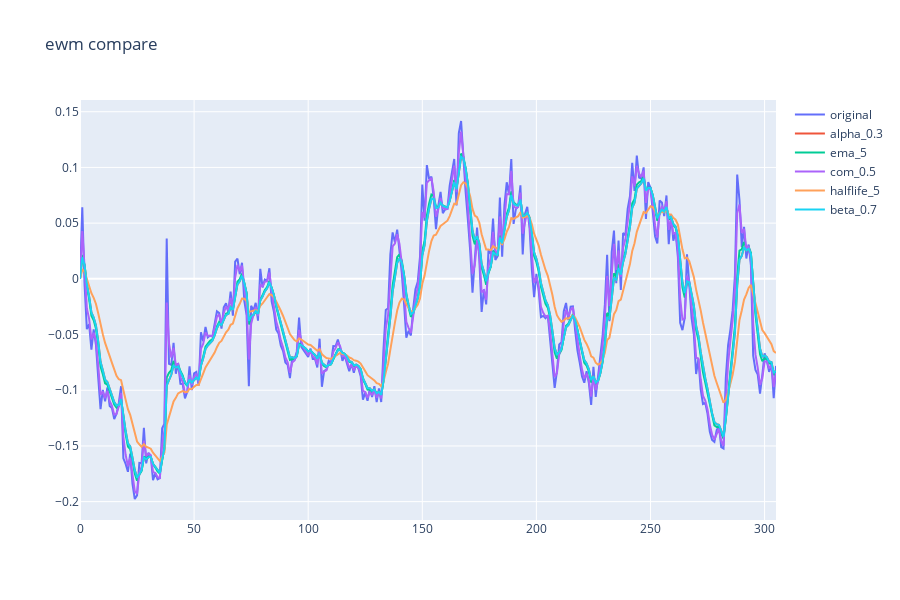

The notebook cell saved with this chart:
### Code cell
fig = go.Figure()
x: np.ndarray = np.arange(len(df))

fig.add_trace(
    go.Scatter(
        x=x,
        y=df["y"],
        name="original",  # 名字
        mode="lines",  # ['lines', 'markers', 'text'] joined with '+' characters
        hoverinfo="y",  # 鼠标悬停显示的数据
    )
)

fig.add_trace(
    go.Scatter(
        x=x,
        y=df["alpha_0.3"],
        name="alpha_0.3",  # 名字
        mode="lines",  # ['lines', 'markers', 'text'] joined with '+' characters
        hoverinfo="y",  # 鼠标悬停显示的数据
    )
)

fig.add_trace(
    go.Scatter(
        x=x,
        y=df["ema_5"],
        name="ema_5",  # 名字
        mode="lines",  # ['lines', 'markers', 'text'] joined with '+' characters
        hoverinfo="y",  # 鼠标悬停显示的数据
    )
)

fig.add_trace(
    go.Scatter(
        x=x,
        y=df["com_0.5"],
        name="com_0.5",  # 名字
        mode="lines",  # ['lines', 'markers', 'text'] joined with '+' characters
        hoverinfo="y",  # 鼠标悬停显示的数据
    )
)

fig.add_trace(
    go.Scatter(
        x=x,
        y=df["halflife_5"],
        name="halflife_5",  # 名字
        mode="lines",  # ['lines', 'markers', 'text'] joined with '+' characters
        hoverinfo="y",  # 鼠标悬停显示的数据
    )
)

fig.add_trace(
    go.Scatter(
        x=x,
        y=df["beta_0.7"],
        name="beta_0.7",  # 名字
        mode="lines",  # ['lines', 'markers', 'text'] joined with '+' characters
        hoverinfo="y",  # 鼠标悬停显示的数据
    )
)

fig.update_layout(height=600, title="ewm compare")

fig.show()

### Figure 1 — Plotly figure (JSON) as saved in the notebook; plotly's stock layout.template omitted (floating-point values rounded to 4 significant figures; data arrays with more than 128 entries replaced by an {"elided": "..."} marker saying what was removed)
{"data": [{"hoverinfo": "y", "mode": "lines", "name": "original", "type": "scatter", "x": {"elided": "306 int values"}, "y": {"elided": "306 float values"}}, {"hoverinfo": "y", "mode": "lines", "name": "alpha_0.3", "type": "scatter", "x": {"elided": "306 int values"}, "y": {"elided": "306 float values"}}, {"hoverinfo": "y", "mode": "lines", "name": "ema_5", "type": "scatter", "x": {"elided": "306 int values"}, "y": {"elided": "306 float values"}}, {"hoverinfo": "y", "mode": "lines", "name": "com_0.5", "type": "scatter", "x": {"elided": "306 int values"}, "y": {"elided": "306 float values"}}, {"hoverinfo": "y", "mode": "lines", "name": "halflife_5", "type": "scatter", "x": {"elided": "306 int values"}, "y": {"elided": "306 float values"}}, {"hoverinfo": "y", "mode": "lines", "name": "beta_0.7", "type": "scatter", "x": {"elided": "306 int values"}, "y": {"elided": "306 float values"}}], "layout": {"height": 600, "title": {"text": "ewm compare"}}}
